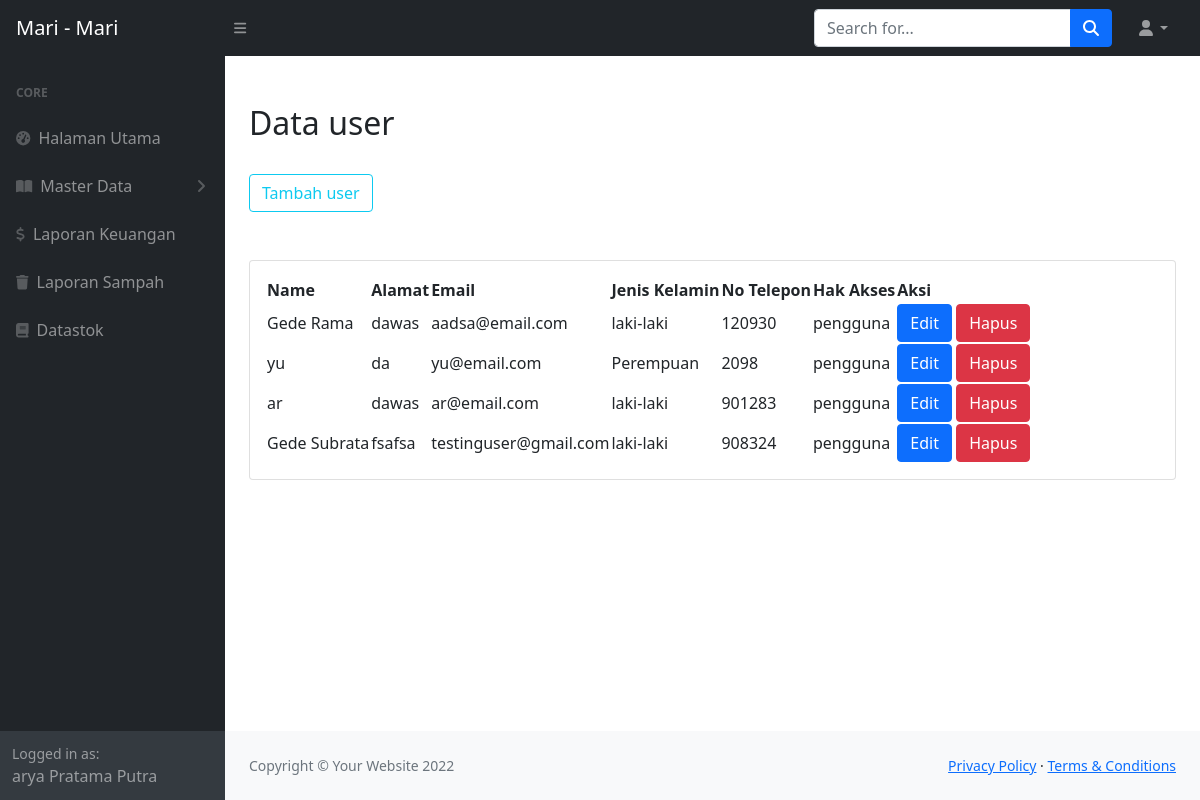
Page /petugas/user.php (signed in) on the earlier database version.
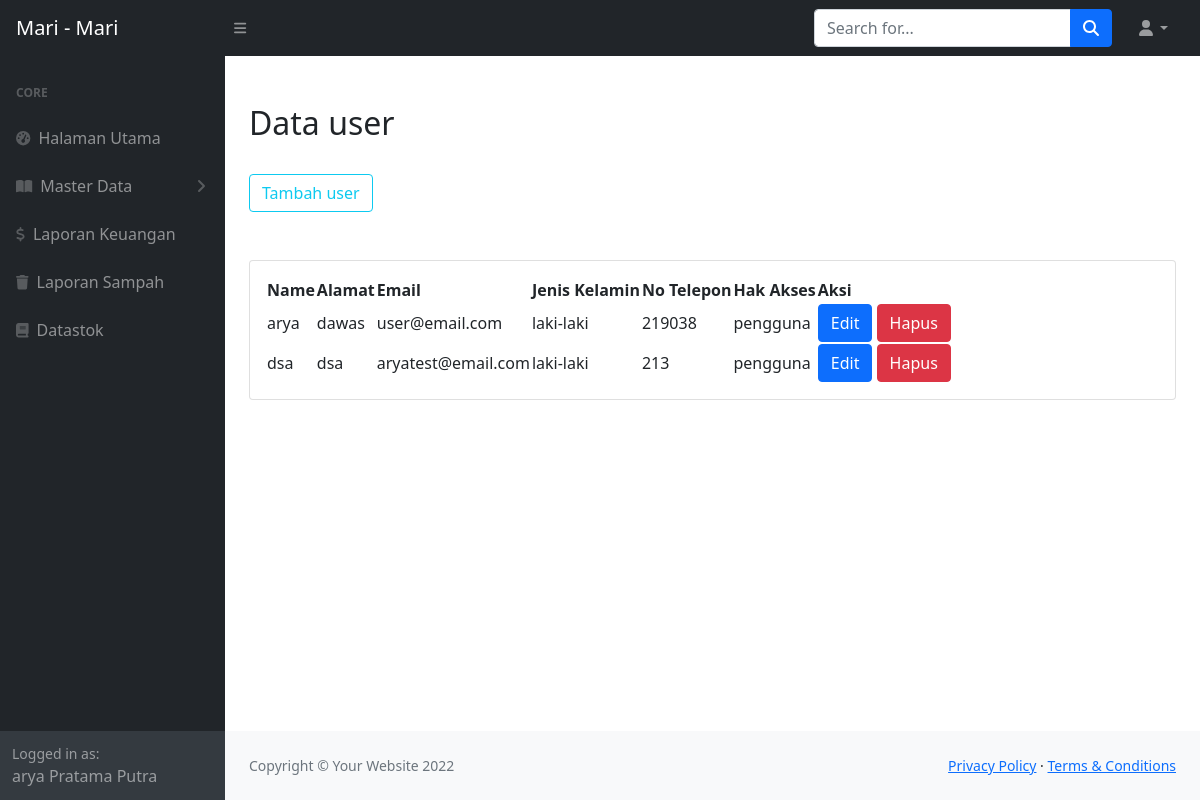
Same page on the later database version.
### tables this page shows
CREATE TABLE `tb_user` (
  `id_user` varchar(100) NOT NULL,
  `nama` varchar(100) NOT NULL,
  `alamat` varchar(100) NOT NULL,
  `email` varchar(100) NOT NULL,
  `jenis_kelamin` varchar(100) NOT NULL,
  `no_telepon` varchar(100) NOT NULL,
  `password` varchar(100) NOT NULL,
  `hak_akses` varchar(100) NOT NULL
);

### petugas/user.php (the view, shortened to what this page needs)
<?php
            include 'view/header.php';
            include 'view/sidebar.php';
            include '../Action_front/koneksi.php';
?>
            <div id="layoutSidenav_content">
            <div class="container-fluid px-4">
                <main>
                        <br>
                        <br>
                        <h2> Data user</h2>
                        <br>
                        <form action="tambahuser.php" method="post">
                        <button type="submit" class="btn btn-outline-info">Tambah user</button>
                        </form>
                        <br>
                        <br>
                    <div class="card mb-4">
                    <div class="card-body">
                                <table id="datatablesSimple">
                                    <thead>
                                        <tr>
                                            <th>Name</th>
                                            <th>Alamat</th>
                                            <th>Email</th>
                                            <th>Jenis Kelamin</th>
                                            <th>No Telepon</th>
                                            <th>Hak Akses</th>
                                            <th>Aksi</th>
                                        </tr>
                                    </thead>
                                    <tbody>
                                    <?php
                                            $selectdata = mysqli_query($koneksi,"SELECT * FROM `tb_user` WHERE hak_akses = 'pengguna    '");
                                            while ($data = mysqli_fetch_array($selectdata)) {
                                                ?>
                                        <tr>
                                            <td><?php echo $data['nama'] ?></td>
                                            <td><?php echo $data['alamat'] ?></td>
                                            <td><?php echo $data['email'] ?></td>
                                            <td><?php echo $data['jenis_kelamin'] ?></td>
                                            <td><?php echo $data['no_telepon'] ?></td>
                                            <td><?php echo $data['hak_akses'] ?></td>
                                            <td>
                                            <form action="proses/prosesaksiuser.php" Method ="POST">
                                            <button type="submit" name = "edit" class="btn btn-primary">Edit</button>
                                            <button type="submit" name ="hapus" class="btn btn-danger">Hapus</button>
                                            </form>
                                        </td>
                                        </tr>
                                    <?php
                                            }
                                    ?>
                                    </tbody>
                                    </table>
            </main>
</div>
    </body>
</html>
<?php
    include 'view/footer.php';
?>

Differences in the rows shown:
removed tb_user: nama "Gede Rama", alamat "dawas", email "aadsa@email.com", jenis_kelamin "laki-laki", no_telepon "120930", hak_akses "pengguna"
removed tb_user: nama "yu", alamat "da", email "yu@email.com", jenis_kelamin "Perempuan", no_telepon "2098", hak_akses "pengguna"
removed tb_user: nama "ar", alamat "dawas", email "ar@email.com", jenis_kelamin "laki-laki", no_telepon "901283", hak_akses "pengguna"
removed tb_user: nama "Gede Subrata", alamat "fsafsa", email "testinguser@gmail.com", jenis_kelamin "laki-laki", no_telepon "908324", hak_akses "pengguna"
added tb_user: nama "arya", alamat "dawas", email "user@email.com", jenis_kelamin "laki-laki", no_telepon "219038", hak_akses "pengguna"
added tb_user: nama "dsa", alamat "dsa", email "aryatest@email.com", jenis_kelamin "laki-laki", no_telepon "213", hak_akses "pengguna"
